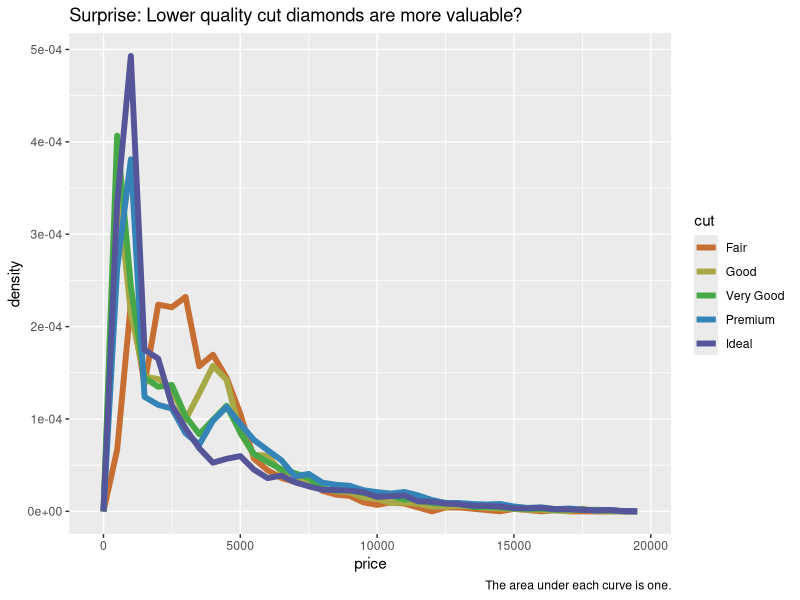
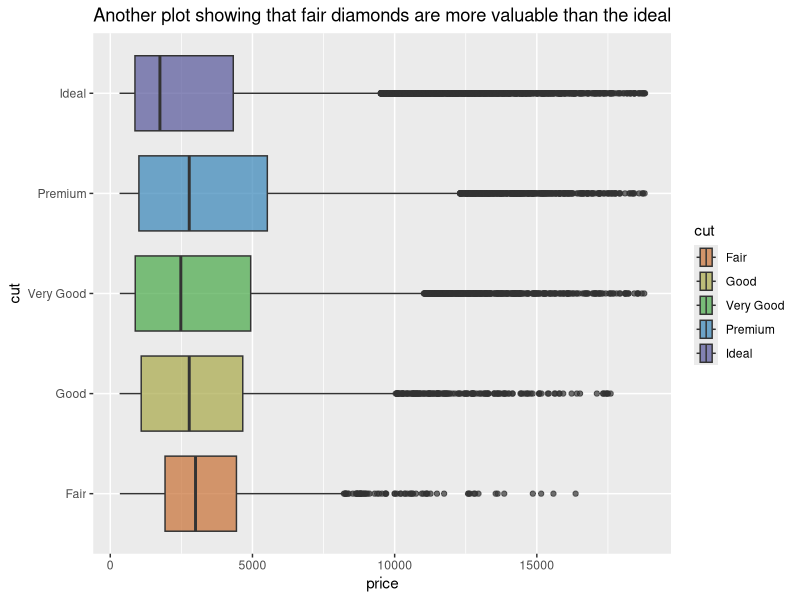
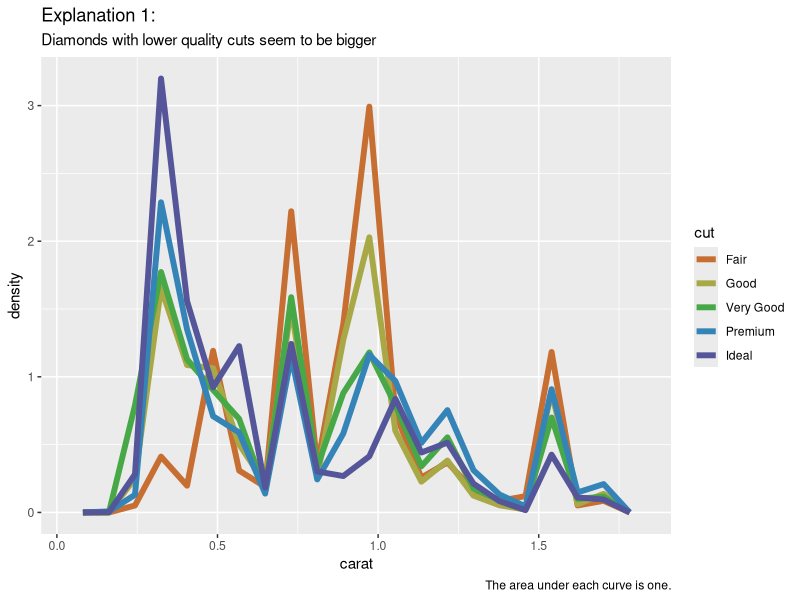
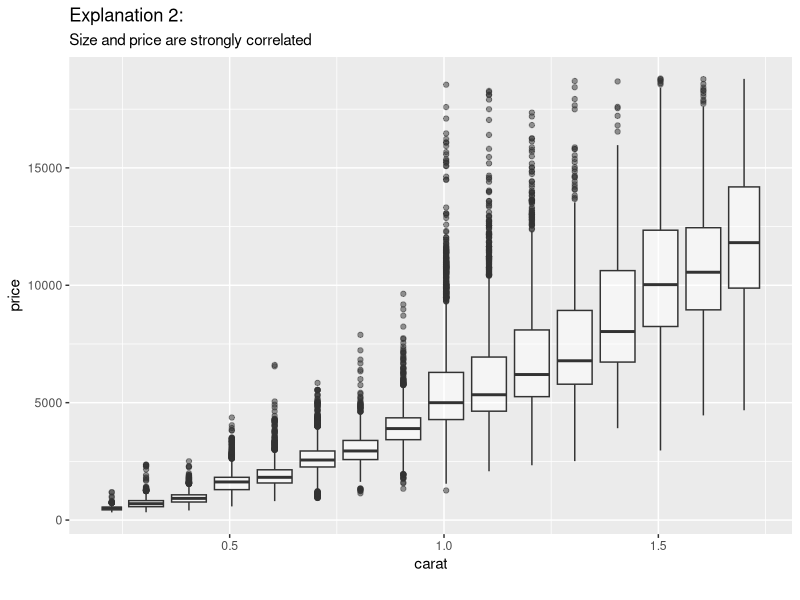
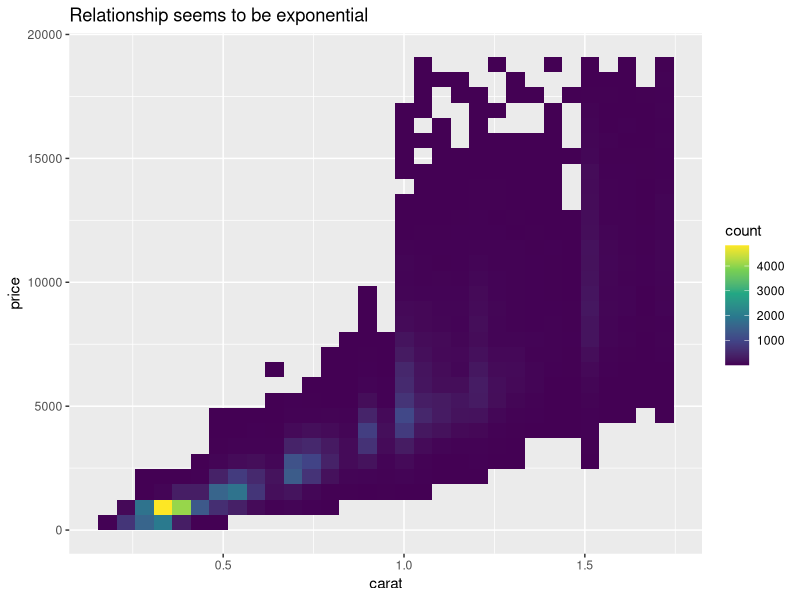
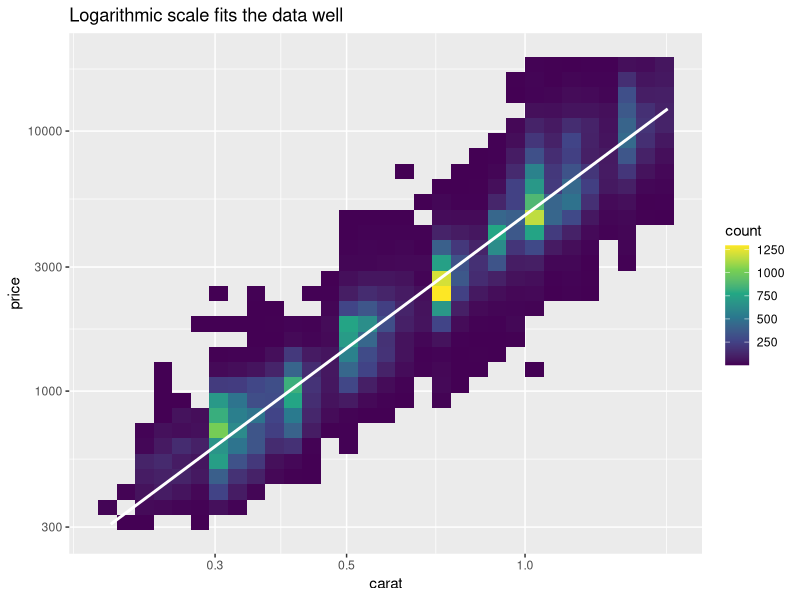

The R script that drew these images, in order: (Note: this script raises an error after producing the figures.)
## ---- chunk 1
knitr::opts_chunk$set(echo = TRUE)
## ---- chunk 2
library(tidyverse)

cut_colors = c("#C76E32", "#A8A846", "#46A846",
               "#3584B8", "#555599")
## ---- chunk 3
diamonds |>
  group_by(cut) |>
  slice_max(order_by = price, n = 3)
## ---- chunk 4
d <- diamonds |>
  filter(carat < 1.75)

paste("Only", nrow(diamonds) - nrow(d), "rows were removed.")

## ---- chunk 5
d |>
  group_by(cut) |>
  slice_max(order_by = price, n = 3)
## ---- chunk 6
ggplot(d, aes(price, after_stat(density), colour = cut)) +
  geom_freqpoly(binwidth = 500, size = 2) +
  scale_color_manual(values = cut_colors) +
  labs(title = "Surprise: Lower quality cut diamonds are more valuable?",
       caption = "The area under each curve is one.")
## ---- chunk 7
ggplot(d, mapping = aes(x = price, fill = cut))+
  geom_boxplot(aes(y = cut), alpha = 0.7) +
  scale_fill_manual(values = cut_colors) +
  labs(title = "Another plot showing that fair diamonds are more valuable than the ideal")
## ---- chunk 8
ggplot(d, aes(x = carat, y = after_stat(density))) +
  geom_freqpoly(aes(colour = cut), size = 2, bins = 20) +
  scale_color_manual(values = cut_colors) +
  labs(title = "Explanation 1:",
       subtitle= "Diamonds with lower quality cuts seem to be bigger",
       caption = "The area under each curve is one.")
## ---- chunk 9
ggplot(d, aes(x = carat, y = price)) + 
  geom_boxplot(aes(group = cut_width(carat, 0.1)), alpha = 0.5) +
  labs(title = "Explanation 2:",
       subtitle= "Size and price are strongly correlated",
       caption = "")
## ---- chunk 10
ggplot(d, aes(carat, price)) +
  geom_bin2d() +
  scale_fill_continuous(type = "viridis") +
  labs(title = "Relationship seems to be exponential")
## ---- chunk 11
ggplot(d, aes(carat, price)) +
  geom_bin2d() +
  scale_fill_continuous(type = "viridis") +
  geom_smooth(formula = y ~ x, method = "lm", color = "white") +
  scale_x_log10() + 
  scale_y_log10() +
  labs(title = "Logarithmic scale fits the data well")
## ---- chunk 12
model <- lm(log(price) ~ log(carat), d) 
paste0("Trying to fit linear model to the unmodified data gives R-squared of ",
      round(summary(lm(price ~ carat, d))$r.squared, 2),
      ", but the logarithmic data gives ",
      round(summary(model)$r.squared, 2),
      ".")
## ---- chunk 13
d |>
  lm(model, data = _) |>
  add_residuals(d, model = _) |>
  mutate(resid_exp = exp(resid)) -> d
## ---- chunk 14
slope = summary(model)$coefficients[2]
intercept = summary(model)$coefficients[1]
paste0("The formula given by linear model gives is ",
       round(slope, 2),
       " * log(carat) + ",
       round(intercept, 2),
       " = log(price). It can explain ",
       round(summary(model)$r.squared[1]*100),
       " % of the variation in a diamond's price.")
## ---- chunk 15
d |>
  slice_min(abs(resid), n = 3, with_ties = FALSE) -> low_resids

d |>
  slice_max(abs(resid), n = 3, with_ties = FALSE) -> high_resids

different_resids <- bind_rows(low_resids, high_resids) |>
  arrange(abs(resid)) |>
  mutate(predicted_price = round(exp(slope * log(carat) + intercept))) |>
  mutate(resid = round(resid, 5)) |>
  select(carat:clarity, resid, price, predicted_price)

different_resids
  
